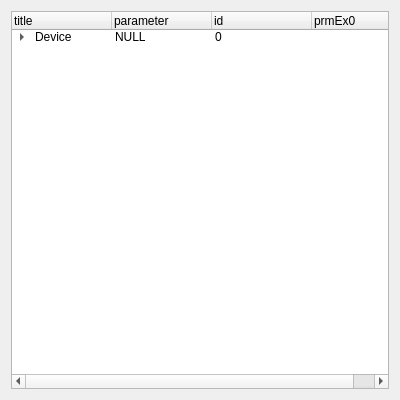
<?xml version="1.0" encoding="UTF-8"?>
<ui version="4.0">
    <class>Form</class>
    <widget class="QWidget" name="Form">
        <property name="geometry">
            <rect>
                <x>0</x>
                <y>0</y>
                <width>400</width>
                <height>400</height>
            </rect>
        </property>
        <property name="windowTitle">
            <string>Form</string>
        </property>
        <layout class="QVBoxLayout" name="verticalLayout">
            <item>
                <widget class="QTreeWidget" name="treeWidget">
                    <column>
                        <property name="text">
                            <string>title</string>
                        </property>
                    </column>
                    <column>
                        <property name="text">
                            <string>parameter</string>
                        </property>
                    </column>
                    <column>
                        <property name="text">
                            <string>id</string>
                        </property>
                    </column>
                    <column>
                        <property name="text">
                            <string>prmEx0</string>
                        </property>
                    </column>
                    <item>
                        <property name="text">
                            <string>Device</string>
                        </property>
                        <property name="text">
                            <string>NULL</string>
                        </property>
                        <property name="text">
                            <string>0</string>
                        </property>
                        <item>
                            <property name="text">
                                <string>RnNet</string>
                            </property>
                            <property name="text">
                                <string>1</string>
                            </property>
                            <property name="text">
                                <string>0</string>
                            </property>
                            <property name="text">
                                <string>240</string>
                            </property>
                            <item>
                                <property name="text">
                                    <string>SD1x</string>
                                </property>
                                <property name="text">
                                    <string>1</string>
                                </property>
                                <item>
                                    <property name="text">
                                        <string>SD15_06</string>
                                    </property>
                                    <property name="text">
                                        <string>1</string>
                                    </property>
                                    <property name="text">
                                        <string>21000473</string>
                                    </property>
                                    <item>
                                        <property name="text">
                                            <string>V136</string>
                                        </property>
                                        <property name="text">
                                            <string>NULL</string>
                                        </property>
                                        <property name="text">
                                            <string>0</string>
                                        </property>
                                    </item>
                                </item>
                            </item>
                        </item>
                    </item>
                </widget>
            </item>
        </layout>
    </widget>
    <resources/>
    <connections/>
</ui>
